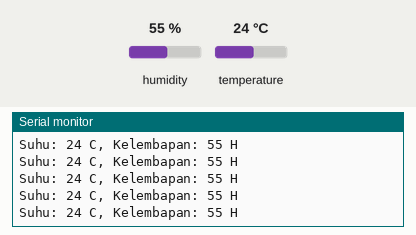
A sketch run on a simulated Arduino Uno, built with avr-gcc and run on an emulated ATmega328P. Shown: the last lines printed to the serial monitor. The inputs (shaded band) are chosen by the test bench; at power-on: humidity 55 %, temperature 24 °C.

Above: at 1.2 s.
1.3 s: humidity set to 22 %
At 1.53 s:
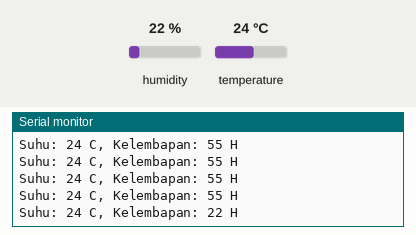
4.3 s: temperature set to 12 °C
At 4.44 s:
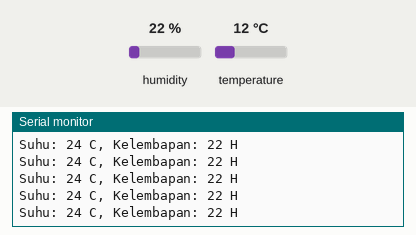
5.8 s: humidity set to 40 %
At 6.01 s:
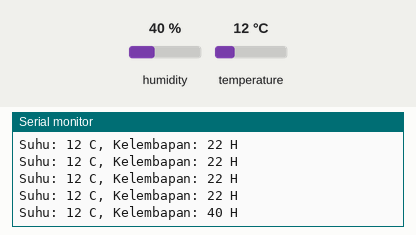
Timing chart, 0 to 8.8 s (numbered marks = the images above; inputs shaded):
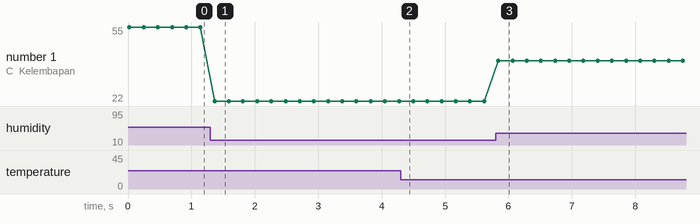

The sketch:

Baca_Suhu_dan_Humidity.ino
```cpp
#include <SimpleDHT.h>

int pinDHT11 = 2;
SimpleDHT11 dht11;

void setup() {
  Serial.begin(9600);
}

void loop() {
  byte temperature = 0;
  byte humidity = 0;
  int err = SimpleDHTErrSuccess;
  if ((err = dht11.read(pinDHT11, &temperature, &humidity, NULL)) != SimpleDHTErrSuccess) {
    Serial.print("Gagal bacanya masbro, err="); Serial.println(err); delay(1000);
    return;
  }
  Serial.print("Suhu: ");
  Serial.print((int)temperature); Serial.print(" C, ");
  Serial.print("Kelembapan: ");
  Serial.print((int)humidity); Serial.println(" H");

  delay(200);
}
```

Measured:
- after the input at 1.3 s, the serial monitor: prints a new line after 0.07 s (image 1)
- after the input at 5.8 s, the serial monitor: prints a new line at once (image 3)
- plotted number 1: 55 → 22 after the input at 1.3 s, 22 → 40 after the input at 5.8 s
